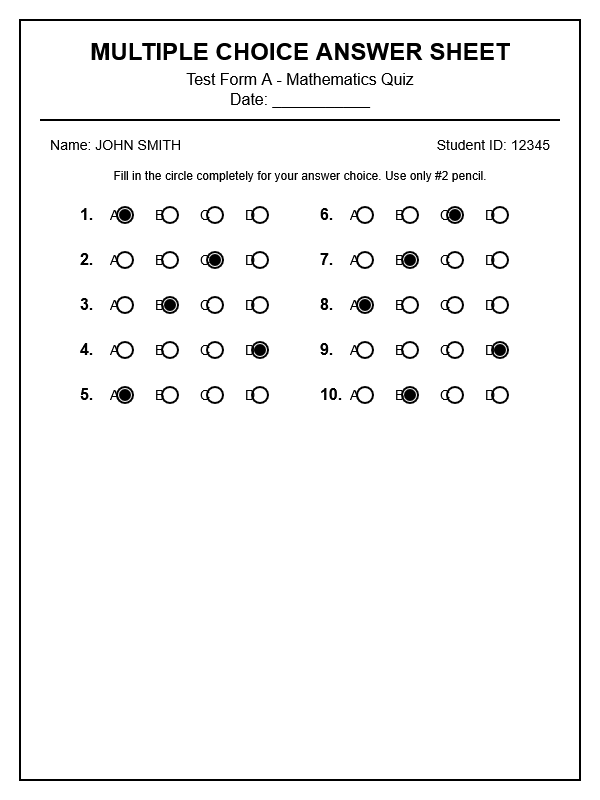
#> input picture sheet_1.png, 600 x 800 px
$ python -i preprocessor.py   (imports and definitions only)
#> lines starting #> are read from the running program, lines starting #| are printed output that depends on the picture; after the words box and inside, x2 and y2 are one past the last pixel; in counts of white or black regions, pixels touching at a corner belong together
"""
Image Preprocessing Module
Handles image orientation correction, deskewing, and quality enhancement
"""

import cv2
import numpy as np
import logging
from PIL import Image, ImageEnhance
from scipy import ndimage
import math


class ImagePreprocessor:
    """Handles preprocessing of scanned answer sheets"""

    def __init__(self):
        self.logger = logging.getLogger(__name__)

    def process_image(self, image_path):
        """
        Complete image preprocessing pipeline

        Args:
            image_path (str): Path to the image file

        Returns:
            numpy.ndarray: Processed image or None if processing fails
        """
        try:
            # Load image
            image = self._load_image(image_path)
            if image is None:
                return None

            # Detect and correct orientation
            image = self._correct_orientation(image)

            # Deskew the image
            image = self._deskew_image(image)

            # Enhance image quality
            image = self._enhance_quality(image)

            # Convert back to format suitable for OCR
            image = self._prepare_for_ocr(image)

            self.logger.debug(f"Successfully preprocessed image: {image_path}")
            return image

        except Exception as e:
            self.logger.error(f"Error preprocessing image {image_path}: {str(e)}")
            return None

    def _load_image(self, image_path):
        """Load image from file"""
#> called with image_path = 'sheet_1.png'
        try:
            # Try loading with OpenCV first
            image = cv2.imread(image_path)
#> image is the input picture: shape (800, 600, 3); min 0, max 255, mean 245
            if image is not None:
                return image

            # Fallback to PIL
            pil_image = Image.open(image_path)
            return cv2.cvtColor(np.array(pil_image), cv2.COLOR_RGB2BGR)

        except Exception as e:
            self.logger.error(f"Failed to load image {image_path}: {str(e)}")
            return None

    def _correct_orientation(self, image):
        """
        Detect and correct image orientation using contour analysis
        """
        try:
            # Convert to grayscale for analysis
            gray = cv2.cvtColor(image, cv2.COLOR_BGR2GRAY)

            # Apply threshold to get binary image
            _, thresh = cv2.threshold(gray, 0, 255, cv2.THRESH_BINARY + cv2.THRESH_OTSU)
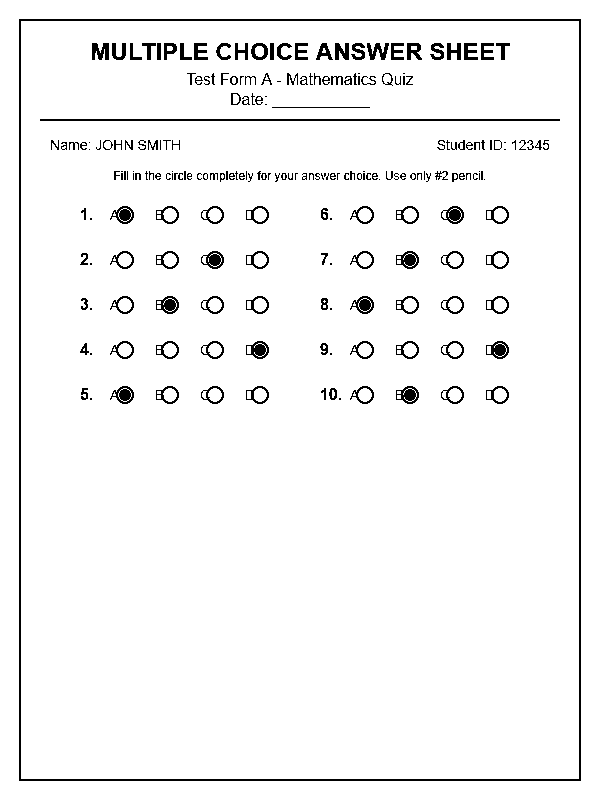
#> thresh: shape (800, 600); 95.9% white; black in thin lines or dots, all inside (x1, y1, x2, y2) = (19, 19, 581, 781)

            # Find contours
            contours, _ = cv2.findContours(thresh, cv2.RETR_EXTERNAL, cv2.CHAIN_APPROX_SIMPLE)
#> contours = [[[0, 0], [0, 799], [599, 799], [599, 0]]]

            if not contours:
                return image

            # Find the largest contour (likely the paper)
            largest_contour = max(contours, key=cv2.contourArea)
#> largest_contour = [[0, 0], [0, 799], [599, 799], [599, 0]]

            # Get minimum area rectangle
            rect = cv2.minAreaRect(largest_contour)
#> rect = ((299.5, 399.5), (799, 599), -90)
            angle = rect[2]
#> angle = -90

            # Determine rotation angle
            if angle < -45:
                angle = 90 + angle
#> angle = 0
            elif angle > 45:
                angle = angle - 90

            # Rotate image if needed
            if abs(angle) > 1:  # Only rotate if angle is significant
                self.logger.debug(f"Correcting orientation by {angle:.1f} degrees")
                image = self._rotate_image(image, angle)

            return image

        except Exception as e:
            self.logger.warning(f"Orientation correction failed: {str(e)}")
            return image

    def _deskew_image(self, image):
        """
        Deskew image using line detection
        """
        try:
            # Convert to grayscale
            gray = cv2.cvtColor(image, cv2.COLOR_BGR2GRAY)

            # Apply edge detection
            edges = cv2.Canny(gray, 100, 200, apertureSize=3)
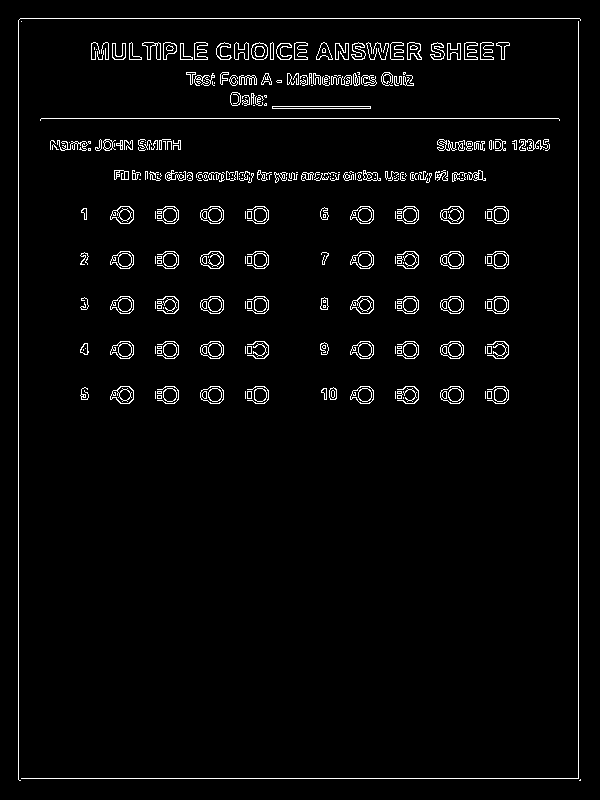
#> edges: shape (800, 600); 3.1% white in thin lines or dots, all inside (x1, y1, x2, y2) = (18, 18, 581, 781)

            # Detect lines using Hough transform
            lines = cv2.HoughLinesP(edges, 1, np.pi/180, threshold=100,
                                  minLineLength=100, maxLineGap=10)
#> lines = 22 rows, first 6: [18, 779, 18, 20], [578, 778, 578, 18], [20, 18, 579, 18], [21, 778, 577, 778], [41, 118, 558, 118], [220, 59, 421, 59]

            if lines is None:
                return image

            # Calculate angles of detected lines
            angles = []
            for line in lines:
                x1, y1, x2, y2 = line[0]
                angle = math.atan2(y2 - y1, x2 - x1) * 180 / np.pi
                angles.append(angle)
#> this loop made 22 passes
#> (x1, y1, x2, y2, angle) on passes 1 to 12: (18, 779, 18, 20, -90), (578, 778, 578, 18, -90), (20, 18, 579, 18, 0), (21, 778, 577, 778, 0), (41, 118, 558, 118, 0), (220, 59, 421, 59, 0), (114, 172, 482, 172, 0), (114, 179, 485, 179, 0), (217, 56, 504, 56, 0), (114, 174, 482, 174, 0), (114, 178, 485, 178, 0), (91, 43, 207, 43, 0)
#> after the loop, angles = [-90, -90, 0, 0, 0, 0, 0, 0, 0, 0, 0, 0, 0, 0, 0, 0, 0, 0, 0, 0, 0, 0]

            if not angles:
                return image

            # Calculate median angle for deskewing
            median_angle = np.median(angles)
#> median_angle = 0

            # Only deskew if angle is significant
            if abs(median_angle) > 0.5:
                self.logger.debug(f"Deskewing by {median_angle:.1f} degrees")
                image = self._rotate_image(image, -median_angle)

            return image

        except Exception as e:
            self.logger.warning(f"Deskewing failed: {str(e)}")
            return image

    # [28 lines left out: function _rotate_image, not called in this run]

    def _enhance_quality(self, image):
        """
        Enhance image quality for better OCR
        """
        try:
            # Convert to PIL for enhancement
            pil_image = Image.fromarray(cv2.cvtColor(image, cv2.COLOR_BGR2RGB))

            # Enhance contrast
            contrast_enhancer = ImageEnhance.Contrast(pil_image)
            pil_image = contrast_enhancer.enhance(1.2)

            # Enhance sharpness
            sharpness_enhancer = ImageEnhance.Sharpness(pil_image)
            pil_image = sharpness_enhancer.enhance(1.1)

            # Convert back to OpenCV format
            enhanced = cv2.cvtColor(np.array(pil_image), cv2.COLOR_RGB2BGR)

            # Apply noise reduction
            enhanced = cv2.bilateralFilter(enhanced, 9, 75, 75)

            return enhanced

        except Exception as e:
            self.logger.warning(f"Quality enhancement failed: {str(e)}")
            return image

    def _prepare_for_ocr(self, image):
        """
        Prepare image for OCR processing
        """
        try:
            # Convert to grayscale
            gray = cv2.cvtColor(image, cv2.COLOR_BGR2GRAY)

            # Apply adaptive thresholding for better text recognition
            processed = cv2.adaptiveThreshold(
                gray, 255, cv2.ADAPTIVE_THRESH_GAUSSIAN_C,
                cv2.THRESH_BINARY, 11, 2
            )
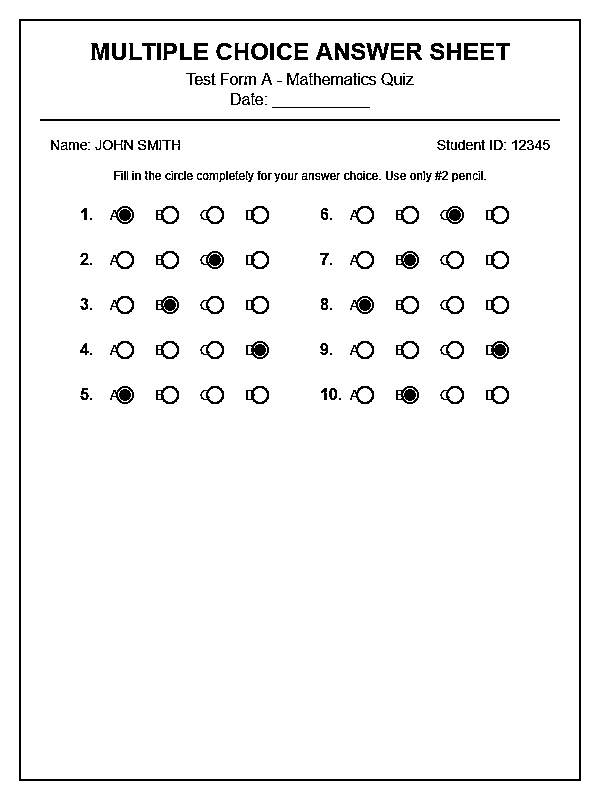
#> processed: shape (800, 600); 95.7% white; black in thin lines or dots, all inside (x1, y1, x2, y2) = (19, 19, 581, 781)

            # Apply morphological operations to clean up the image
            kernel = np.ones((1, 1), np.uint8)
            processed = cv2.morphologyEx(processed, cv2.MORPH_CLOSE, kernel)
            processed = cv2.morphologyEx(processed, cv2.MORPH_OPEN, kernel)

            return processed

        except Exception as e:
            self.logger.error(f"OCR preparation failed: {str(e)}")
            # Return grayscale version as fallback
            return cv2.cvtColor(image, cv2.COLOR_BGR2GRAY)

    # [29 lines left out: function resize_image, not called in this run]

>>> result = ImagePreprocessor().process_image('sheet_1.png')
